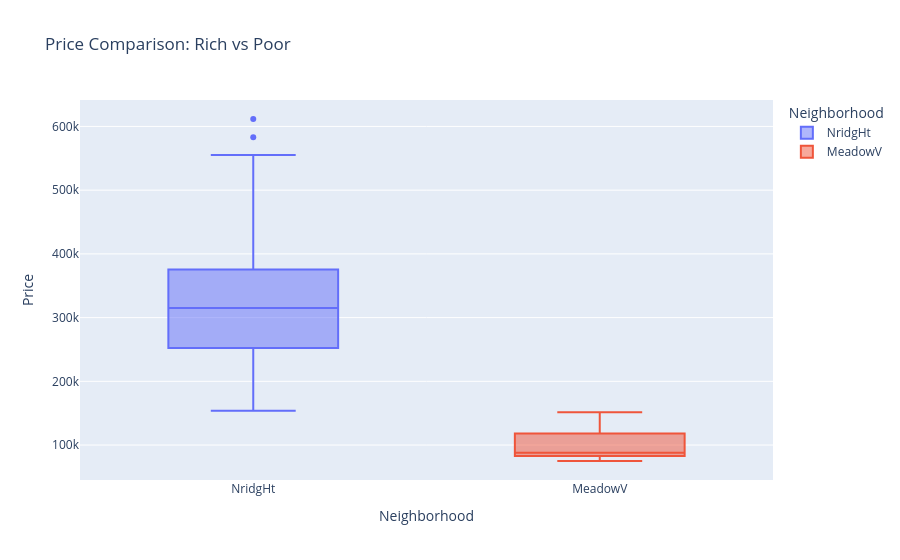

Notebook code cell kept with this figure:
### Markdown cell above
## Detailed Overview

### Code cell
top1 = df.groupby('Neighborhood')['Price'].median().idxmax()
last = df.groupby('Neighborhood')['Price'].median().idxmin()
df_compare = df[df['Neighborhood'].isin([top1, last])]
fig = px.box(df_compare, x='Neighborhood', y='Price',
             color='Neighborhood',
             title='Price Comparison: Rich vs Poor')
fig.show()

### Figure 1 — Plotly figure (JSON) as saved in the notebook; plotly's stock layout.template omitted (floating-point values rounded to 4 significant figures)
{"data": [{"alignmentgroup": "True", "hovertemplate": "Neighborhood=%{x}<br>Price=%{y}<extra></extra>", "legendgroup": "NridgHt", "marker": {"color": "#636efa"}, "name": "NridgHt", "notched": false, "offsetgroup": "NridgHt", "orientation": "v", "showlegend": true, "x": ["NridgHt", "NridgHt", "NridgHt", "NridgHt", "NridgHt", "NridgHt", "NridgHt", "NridgHt", "NridgHt", "NridgHt", "NridgHt", "NridgHt", "NridgHt", "NridgHt", "NridgHt", "NridgHt", "NridgHt", "NridgHt", "NridgHt", "NridgHt", "NridgHt", "NridgHt", "NridgHt", "NridgHt", "NridgHt", "NridgHt", "NridgHt", "NridgHt", "NridgHt", "NridgHt", "NridgHt", "NridgHt", "NridgHt", "NridgHt", "NridgHt", "NridgHt", "NridgHt", "NridgHt", "NridgHt", "NridgHt", "NridgHt", "NridgHt", "NridgHt", "NridgHt", "NridgHt", "NridgHt", "NridgHt", "NridgHt", "NridgHt", "NridgHt", "NridgHt", "NridgHt", "NridgHt", "NridgHt", "NridgHt", "NridgHt", "NridgHt", "NridgHt", "NridgHt", "NridgHt", "NridgHt", "NridgHt", "NridgHt", "NridgHt", "NridgHt", "NridgHt", "NridgHt", "NridgHt", "NridgHt", "NridgHt", "NridgHt", "NridgHt", "NridgHt", "NridgHt", "NridgHt", "NridgHt", "NridgHt"], "x0": " ", "xaxis": "x", "y": [345000, 325300, 256300, 306000, 277500, 309000, 319900, 202500, 317000, 372402, 412500, 220000, 325624, 274900, 386250, 318000, 415298, 207500, 360000, 342643, 354000, 284000, 207000, 266000, 154000, 437154, 318061, 426000, 280000, 555000, 250000, 440000, 380000, 326000, 374000, 202665, 402861, 446261, 255500, 284000, 214000, 253293, 451950, 275000, 314813, 209500, 274000, 194700, 254000, 275500, 395000, 485000, 582933, 224000, 385000, 350000, 611657, 285000, 173000, 395192, 337500, 196000, 185850, 335000, 280000, 318000, 230000, 233170, 367294, 175500, 465000, 171750, 281000, 325000, 202500, 315000, 394617], "y0": " ", "yaxis": "y", "type": "box"}, {"alignmentgroup": "True", "hovertemplate": "Neighborhood=%{x}<br>Price=%{y}<extra></extra>", "legendgroup": "MeadowV", "marker": {"color": "#EF553B"}, "name": "MeadowV", "notched": false, "offsetgroup": "MeadowV", "orientation": "v", "showlegend": true, "x": ["MeadowV", "MeadowV", "MeadowV", "MeadowV", "MeadowV", "MeadowV", "MeadowV", "MeadowV", "MeadowV", "MeadowV", "MeadowV", "MeadowV", "MeadowV", "MeadowV", "MeadowV", "MeadowV", "MeadowV"], "x0": " ", "xaxis": "x", "y": [129900, 91000, 85000, 134000, 81000, 86000, 115000, 75500, 84500, 75000, 88000, 97000, 80000, 151400, 83500, 127000, 92000], "y0": " ", "yaxis": "y", "type": "box"}], "layout": {"xaxis": {"anchor": "y", "domain": [0.0, 1.0], "title": {"text": "Neighborhood"}, "categoryorder": "array", "categoryarray": ["NridgHt", "MeadowV"]}, "yaxis": {"anchor": "x", "domain": [0.0, 1.0], "title": {"text": "Price"}}, "legend": {"title": {"text": "Neighborhood"}, "tracegroupgap": 0}, "title": {"text": "Price Comparison: Rich vs Poor"}, "boxmode": "overlay"}}
